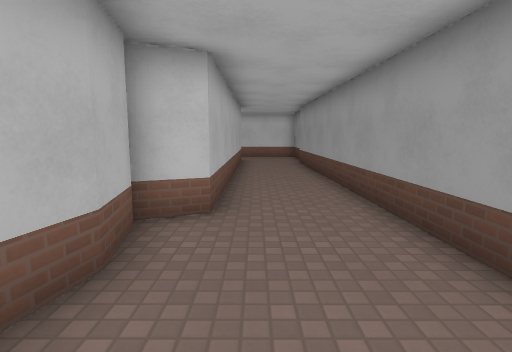
View 1 (above)

12 first-person views from a walk through a level from a Godot 3-D game. The camera is 1.3 m above the floor, tilts 8° down and sees 80° across. The floor is counted in squares, 1 m on a side. Each view is taken from the middle of a square. On the plan, view 1 faces up. The plan holds only what a view shows up to about 14 squares ahead; the rest is blank. Surface patterns are stand-ins for the level's own textures.

View 2
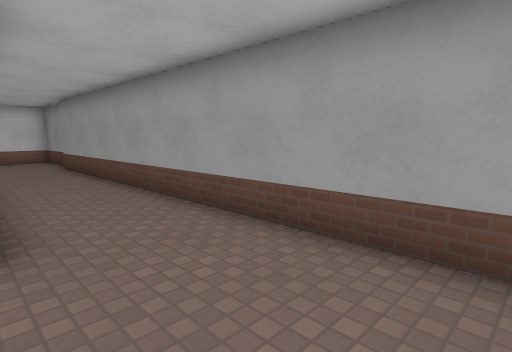

View 3
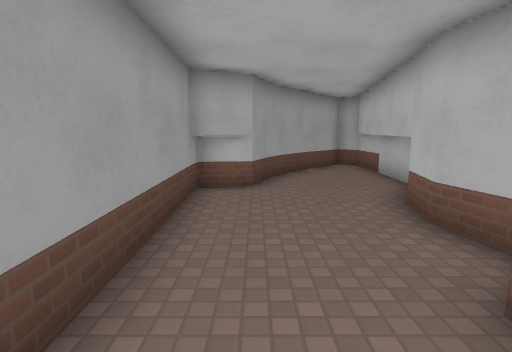

View 4
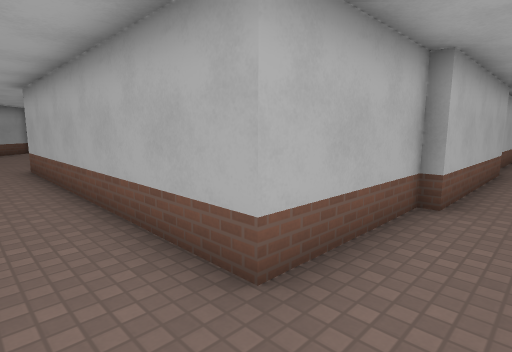

View 5
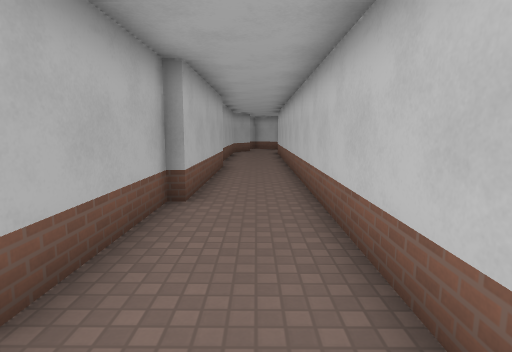

View 6
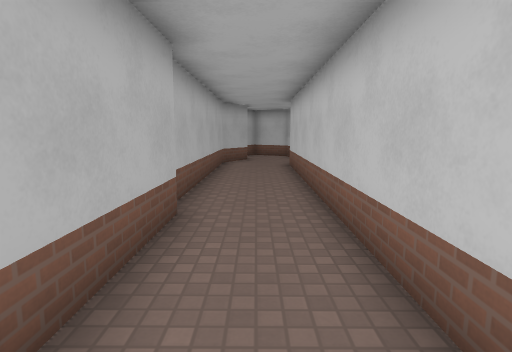

View 7
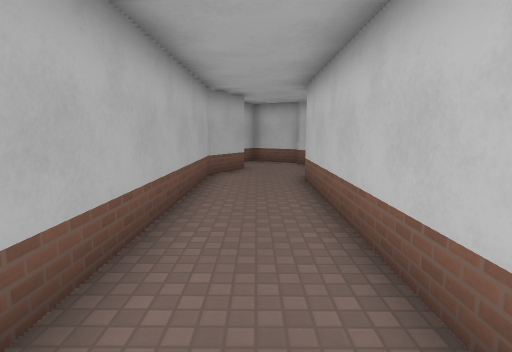

View 8
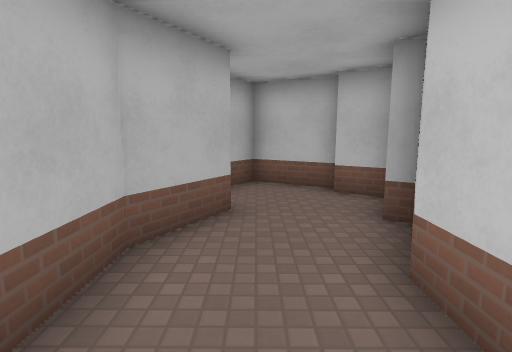

View 9
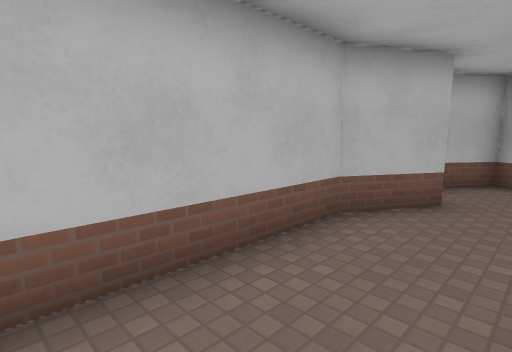

View 10
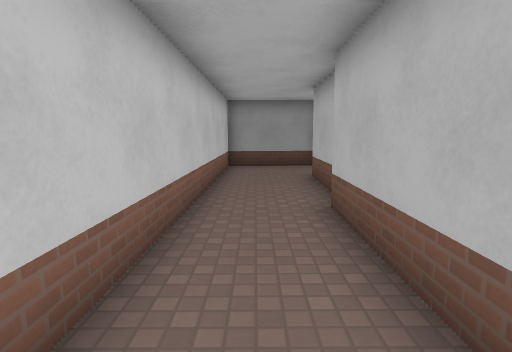

View 11
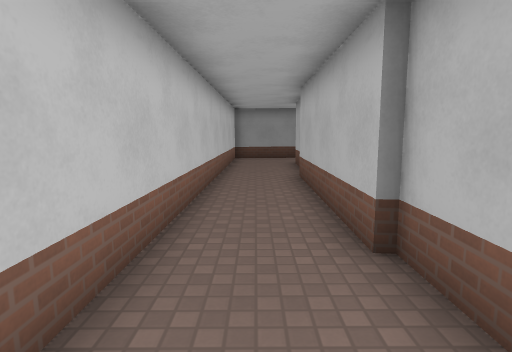

View 12
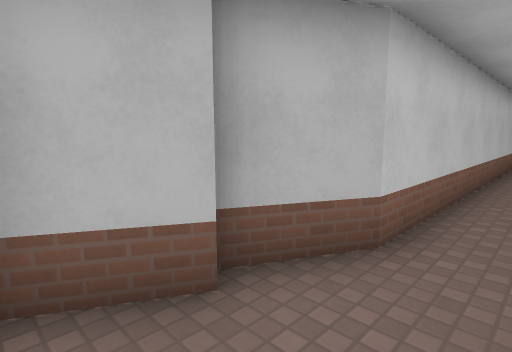

### Floor plan
Points are (right, up) in squares from view 1. A wall is a line through its corners. A room is listed if a view was taken in it or the views show most of it. See-through windows are left out.
Room 1 (views 1, 2, 3, 4, 5, 6, 7, 8, 9, 10, 11, 12)
walls: (-10.9, 15.7) (-4.7, 15.7) (-4.7, 15.4) (-0.7, 15.4) (-0.8, 5) (-2, 4.5); (2.3, 14.7) (2.2, 18.1) (-18.6, 18.4) (-20.3, 19.3) (-20.5, 18.9) (-22.1, 19.8) (-22.8, 18.7); (-1.8, 4.3) (-1.5, 2.8) (-3, -4.5) (-2.2, -5) (-0.6, -3.3) (0.2, -2.2); (-21.2, 16.6) (-19.3, 15.6) (-10.8, 15.5); (-2.8, -0.5) (-3, -4.5); (-23.1, 18.9) (-24.2, 16.9) (-23.1, 16.1); (1.1, -0.2) (2.3, -0.1) (2.4, 0.4); (0.7, -1.4) (1.1, -0.2) (2.4, 0.4) (2.1, 14.6); (0.1, -2.3) (0.7, -1.3)

Where each view was taken, in squares from view 1:
view 1: 0 up, 0 right, facing up
view 2: 1 up, 1 left, facing up-right
view 3: 7 up, 1 right, facing down
view 4: 17 up, 1 right, facing down-left
view 5: 17 up, 1 right, facing left
view 6: 17 up, 6 left, facing left
view 7: 17 up, 10 left, facing left
view 8: 17 up, 16 left, facing left
view 9: 18 up, 15 left, facing down-left
view 10: 17 up, 10 left, facing right
view 11: 17 up, 14 left, facing right
view 12: 17 up, 22 left, facing up-right
